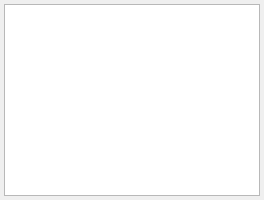
<?xml version="1.0" encoding="UTF-8"?>
<ui version="4.0">
 <class>NodeRefListWidget</class>
 <widget class="QWidget" name="NodeRefListWidget">
  <property name="geometry">
   <rect>
    <x>0</x>
    <y>0</y>
    <width>264</width>
    <height>200</height>
   </rect>
  </property>
  <property name="sizePolicy">
   <sizepolicy hsizetype="Minimum" vsizetype="Minimum">
    <horstretch>0</horstretch>
    <verstretch>0</verstretch>
   </sizepolicy>
  </property>
  <property name="font">
   <font>
    <pointsize>10</pointsize>
   </font>
  </property>
  <property name="windowTitle">
   <string>Form</string>
  </property>
  <layout class="QVBoxLayout" name="verticalLayout">
   <property name="spacing">
    <number>4</number>
   </property>
   <property name="leftMargin">
    <number>4</number>
   </property>
   <property name="topMargin">
    <number>4</number>
   </property>
   <property name="rightMargin">
    <number>4</number>
   </property>
   <property name="bottomMargin">
    <number>4</number>
   </property>
   <item>
    <widget class="QListWidget" name="NodeList"/>
   </item>
  </layout>
 </widget>
 <resources>
  <include location="../main.qrc"/>
 </resources>
 <connections/>
</ui>
